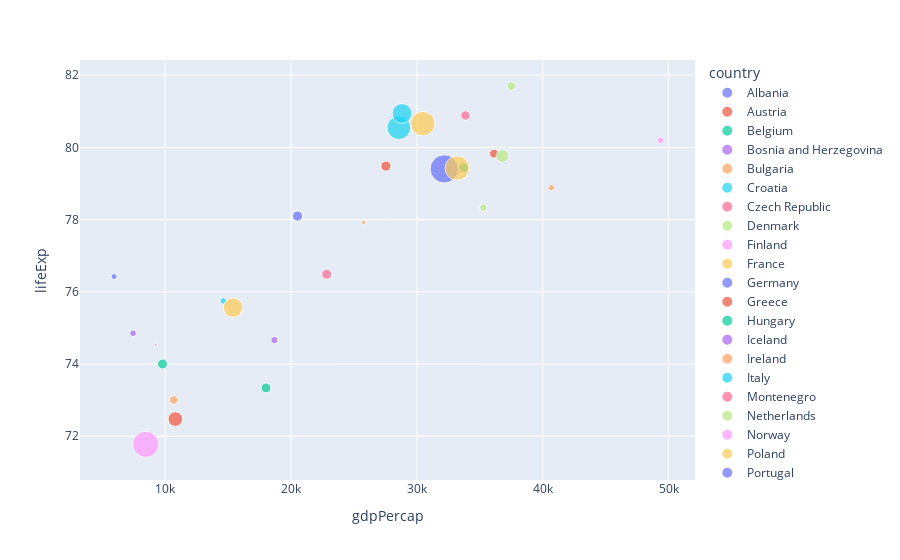

This figure's notebook cell:
### Code cell
fig: Figure = px.scatter(
    europe_data_2007,
    x="gdpPercap",
    y="lifeExp",
    size="pop",
    color="country",
    hover_name="country",
    log_x=False,
)
fig.show()

### Figure 1 — Plotly figure (JSON) as saved in the notebook; plotly's stock layout.template omitted (floating-point values rounded to 4 significant figures)
{"data": [{"hovertemplate": "<b>%{hovertext}</b><br><br>country=Albania<br>gdpPercap=%{x}<br>lifeExp=%{y}<br>pop=%{marker.size}<extra></extra>", "hovertext": ["Albania"], "legendgroup": "Albania", "marker": {"color": "#636efa", "size": [3600523], "sizemode": "area", "sizeref": 206000.0, "symbol": "circle"}, "mode": "markers", "name": "Albania", "orientation": "v", "showlegend": true, "type": "scatter", "x": [5937.0], "xaxis": "x", "y": [76.42], "yaxis": "y"}, {"hovertemplate": "<b>%{hovertext}</b><br><br>country=Austria<br>gdpPercap=%{x}<br>lifeExp=%{y}<br>pop=%{marker.size}<extra></extra>", "hovertext": ["Austria"], "legendgroup": "Austria", "marker": {"color": "#EF553B", "size": [8199783], "sizemode": "area", "sizeref": 206000.0, "symbol": "circle"}, "mode": "markers", "name": "Austria", "orientation": "v", "showlegend": true, "type": "scatter", "x": [36130.0], "xaxis": "x", "y": [79.83], "yaxis": "y"}, {"hovertemplate": "<b>%{hovertext}</b><br><br>country=Belgium<br>gdpPercap=%{x}<br>lifeExp=%{y}<br>pop=%{marker.size}<extra></extra>", "hovertext": ["Belgium"], "legendgroup": "Belgium", "marker": {"color": "#00cc96", "size": [10392226], "sizemode": "area", "sizeref": 206000.0, "symbol": "circle"}, "mode": "markers", "name": "Belgium", "orientation": "v", "showlegend": true, "type": "scatter", "x": [33690.0], "xaxis": "x", "y": [79.44], "yaxis": "y"}, {"hovertemplate": "<b>%{hovertext}</b><br><br>country=Bosnia and Herzegovina<br>gdpPercap=%{x}<br>lifeExp=%{y}<br>pop=%{marker.size}<extra></extra>", "hovertext": ["Bosnia and Herzegovina"], "legendgroup": "Bosnia and Herzegovina", "marker": {"color": "#ab63fa", "size": [4552198], "sizemode": "area", "sizeref": 206000.0, "symbol": "circle"}, "mode": "markers", "name": "Bosnia and Herzegovina", "orientation": "v", "showlegend": true, "type": "scatter", "x": [7446.0], "xaxis": "x", "y": [74.85], "yaxis": "y"}, {"hovertemplate": "<b>%{hovertext}</b><br><br>country=Bulgaria<br>gdpPercap=%{x}<br>lifeExp=%{y}<br>pop=%{marker.size}<extra></extra>", "hovertext": ["Bulgaria"], "legendgroup": "Bulgaria", "marker": {"color": "#FFA15A", "size": [7322858], "sizemode": "area", "sizeref": 206000.0, "symbol": "circle"}, "mode": "markers", "name": "Bulgaria", "orientation": "v", "showlegend": true, "type": "scatter", "x": [10680.0], "xaxis": "x", "y": [73.0], "yaxis": "y"}, {"hovertemplate": "<b>%{hovertext}</b><br><br>country=Croatia<br>gdpPercap=%{x}<br>lifeExp=%{y}<br>pop=%{marker.size}<extra></extra>", "hovertext": ["Croatia"], "legendgroup": "Croatia", "marker": {"color": "#19d3f3", "size": [4493312], "sizemode": "area", "sizeref": 206000.0, "symbol": "circle"}, "mode": "markers", "name": "Croatia", "orientation": "v", "showlegend": true, "type": "scatter", "x": [14620.0], "xaxis": "x", "y": [75.75], "yaxis": "y"}, {"hovertemplate": "<b>%{hovertext}</b><br><br>country=Czech Republic<br>gdpPercap=%{x}<br>lifeExp=%{y}<br>pop=%{marker.size}<extra></extra>", "hovertext": ["Czech Republic"], "legendgroup": "Czech Republic", "marker": {"color": "#FF6692", "size": [10228744], "sizemode": "area", "sizeref": 206000.0, "symbol": "circle"}, "mode": "markers", "name": "Czech Republic", "orientation": "v", "showlegend": true, "type": "scatter", "x": [22830.0], "xaxis": "x", "y": [76.49], "yaxis": "y"}, {"hovertemplate": "<b>%{hovertext}</b><br><br>country=Denmark<br>gdpPercap=%{x}<br>lifeExp=%{y}<br>pop=%{marker.size}<extra></extra>", "hovertext": ["Denmark"], "legendgroup": "Denmark", "marker": {"color": "#B6E880", "size": [5468120], "sizemode": "area", "sizeref": 206000.0, "symbol": "circle"}, "mode": "markers", "name": "Denmark", "orientation": "v", "showlegend": true, "type": "scatter", "x": [35280.0], "xaxis": "x", "y": [78.33], "yaxis": "y"}, {"hovertemplate": "<b>%{hovertext}</b><br><br>country=Finland<br>gdpPercap=%{x}<br>lifeExp=%{y}<br>pop=%{marker.size}<extra></extra>", "hovertext": ["Finland"], "legendgroup": "Finland", "marker": {"color": "#FF97FF", "size": [5238460], "sizemode": "area", "sizeref": 206000.0, "symbol": "circle"}, "mode": "markers", "name": "Finland", "orientation": "v", "showlegend": true, "type": "scatter", "x": [33210.0], "xaxis": "x", "y": [79.31], "yaxis": "y"}, {"hovertemplate": "<b>%{hovertext}</b><br><br>country=France<br>gdpPercap=%{x}<br>lifeExp=%{y}<br>pop=%{marker.size}<extra></extra>", "hovertext": ["France"], "legendgroup": "France", "marker": {"color": "#FECB52", "size": [61083916], "sizemode": "area", "sizeref": 206000.0, "symbol": "circle"}, "mode": "markers", "name": "France", "orientation": "v", "showlegend": true, "type": "scatter", "x": [30470.0], "xaxis": "x", "y": [80.66], "yaxis": "y"}, {"hovertemplate": "<b>%{hovertext}</b><br><br>country=Germany<br>gdpPercap=%{x}<br>lifeExp=%{y}<br>pop=%{marker.size}<extra></extra>", "hovertext": ["Germany"], "legendgroup": "Germany", "marker": {"color": "#636efa", "size": [82400996], "sizemode": "area", "sizeref": 206000.0, "symbol": "circle"}, "mode": "markers", "name": "Germany", "orientation": "v", "showlegend": true, "type": "scatter", "x": [32170.0], "xaxis": "x", "y": [79.41], "yaxis": "y"}, {"hovertemplate": "<b>%{hovertext}</b><br><br>country=Greece<br>gdpPercap=%{x}<br>lifeExp=%{y}<br>pop=%{marker.size}<extra></extra>", "hovertext": ["Greece"], "legendgroup": "Greece", "marker": {"color": "#EF553B", "size": [10706290], "sizemode": "area", "sizeref": 206000.0, "symbol": "circle"}, "mode": "markers", "name": "Greece", "orientation": "v", "showlegend": true, "type": "scatter", "x": [27540.0], "xaxis": "x", "y": [79.48], "yaxis": "y"}, {"hovertemplate": "<b>%{hovertext}</b><br><br>country=Hungary<br>gdpPercap=%{x}<br>lifeExp=%{y}<br>pop=%{marker.size}<extra></extra>", "hovertext": ["Hungary"], "legendgroup": "Hungary", "marker": {"color": "#00cc96", "size": [9956108], "sizemode": "area", "sizeref": 206000.0, "symbol": "circle"}, "mode": "markers", "name": "Hungary", "orientation": "v", "showlegend": true, "type": "scatter", "x": [18010.0], "xaxis": "x", "y": [73.34], "yaxis": "y"}, {"hovertemplate": "<b>%{hovertext}</b><br><br>country=Iceland<br>gdpPercap=%{x}<br>lifeExp=%{y}<br>pop=%{marker.size}<extra></extra>", "hovertext": ["Iceland"], "legendgroup": "Iceland", "marker": {"color": "#ab63fa", "size": [301931], "sizemode": "area", "sizeref": 206000.0, "symbol": "circle"}, "mode": "markers", "name": "Iceland", "orientation": "v", "showlegend": true, "type": "scatter", "x": [36180.0], "xaxis": "x", "y": [81.76], "yaxis": "y"}, {"hovertemplate": "<b>%{hovertext}</b><br><br>country=Ireland<br>gdpPercap=%{x}<br>lifeExp=%{y}<br>pop=%{marker.size}<extra></extra>", "hovertext": ["Ireland"], "legendgroup": "Ireland", "marker": {"color": "#FFA15A", "size": [4109086], "sizemode": "area", "sizeref": 206000.0, "symbol": "circle"}, "mode": "markers", "name": "Ireland", "orientation": "v", "showlegend": true, "type": "scatter", "x": [40680.0], "xaxis": "x", "y": [78.89], "yaxis": "y"}, {"hovertemplate": "<b>%{hovertext}</b><br><br>country=Italy<br>gdpPercap=%{x}<br>lifeExp=%{y}<br>pop=%{marker.size}<extra></extra>", "hovertext": ["Italy"], "legendgroup": "Italy", "marker": {"color": "#19d3f3", "size": [58147733], "sizemode": "area", "sizeref": 206000.0, "symbol": "circle"}, "mode": "markers", "name": "Italy", "orientation": "v", "showlegend": true, "type": "scatter", "x": [28570.0], "xaxis": "x", "y": [80.55], "yaxis": "y"}, {"hovertemplate": "<b>%{hovertext}</b><br><br>country=Montenegro<br>gdpPercap=%{x}<br>lifeExp=%{y}<br>pop=%{marker.size}<extra></extra>", "hovertext": ["Montenegro"], "legendgroup": "Montenegro", "marker": {"color": "#FF6692", "size": [684736], "sizemode": "area", "sizeref": 206000.0, "symbol": "circle"}, "mode": "markers", "name": "Montenegro", "orientation": "v", "showlegend": true, "type": "scatter", "x": [9254.0], "xaxis": "x", "y": [74.54], "yaxis": "y"}, {"hovertemplate": "<b>%{hovertext}</b><br><br>country=Netherlands<br>gdpPercap=%{x}<br>lifeExp=%{y}<br>pop=%{marker.size}<extra></extra>", "hovertext": ["Netherlands"], "legendgroup": "Netherlands", "marker": {"color": "#B6E880", "size": [16570613], "sizemode": "area", "sizeref": 206000.0, "symbol": "circle"}, "mode": "markers", "name": "Netherlands", "orientation": "v", "showlegend": true, "type": "scatter", "x": [36800.0], "xaxis": "x", "y": [79.76], "yaxis": "y"}, {"hovertemplate": "<b>%{hovertext}</b><br><br>country=Norway<br>gdpPercap=%{x}<br>lifeExp=%{y}<br>pop=%{marker.size}<extra></extra>", "hovertext": ["Norway"], "legendgroup": "Norway", "marker": {"color": "#FF97FF", "size": [4627926], "sizemode": "area", "sizeref": 206000.0, "symbol": "circle"}, "mode": "markers", "name": "Norway", "orientation": "v", "showlegend": true, "type": "scatter", "x": [49360.0], "xaxis": "x", "y": [80.2], "yaxis": "y"}, {"hovertemplate": "<b>%{hovertext}</b><br><br>country=Poland<br>gdpPercap=%{x}<br>lifeExp=%{y}<br>pop=%{marker.size}<extra></extra>", "hovertext": ["Poland"], "legendgroup": "Poland", "marker": {"color": "#FECB52", "size": [38518241], "sizemode": "area", "sizeref": 206000.0, "symbol": "circle"}, "mode": "markers", "name": "Poland", "orientation": "v", "showlegend": true, "type": "scatter", "x": [15390.0], "xaxis": "x", "y": [75.56], "yaxis": "y"}, {"hovertemplate": "<b>%{hovertext}</b><br><br>country=Portugal<br>gdpPercap=%{x}<br>lifeExp=%{y}<br>pop=%{marker.size}<extra></extra>", "hovertext": ["Portugal"], "legendgroup": "Portugal", "marker": {"color": "#636efa", "size": [10642836], "sizemode": "area", "sizeref": 206000.0, "symbol": "circle"}, "mode": "markers", "name": "Portugal", "orientation": "v", "showlegend": true, "type": "scatter", "x": [20510.0], "xaxis": "x", "y": [78.1], "yaxis": "y"}, {"hovertemplate": "<b>%{hovertext}</b><br><br>country=Romania<br>gdpPercap=%{x}<br>lifeExp=%{y}<br>pop=%{marker.size}<extra></extra>", "hovertext": ["Romania"], "legendgroup": "Romania", "marker": {"color": "#EF553B", "size": [22276056], "sizemode": "area", "sizeref": 206000.0, "symbol": "circle"}, "mode": "markers", "name": "Romania", "orientation": "v", "showlegend": true, "type": "scatter", "x": [10810.0], "xaxis": "x", "y": [72.48], "yaxis": "y"}, {"hovertemplate": "<b>%{hovertext}</b><br><br>country=Serbia<br>gdpPercap=%{x}<br>lifeExp=%{y}<br>pop=%{marker.size}<extra></extra>", "hovertext": ["Serbia"], "legendgroup": "Serbia", "marker": {"color": "#00cc96", "size": [10150265], "sizemode": "area", "sizeref": 206000.0, "symbol": "circle"}, "mode": "markers", "name": "Serbia", "orientation": "v", "showlegend": true, "type": "scatter", "x": [9787.0], "xaxis": "x", "y": [74.0], "yaxis": "y"}, {"hovertemplate": "<b>%{hovertext}</b><br><br>country=Slovak Republic<br>gdpPercap=%{x}<br>lifeExp=%{y}<br>pop=%{marker.size}<extra></extra>", "hovertext": ["Slovak Republic"], "legendgroup": "Slovak Republic", "marker": {"color": "#ab63fa", "size": [5447502], "sizemode": "area", "sizeref": 206000.0, "symbol": "circle"}, "mode": "markers", "name": "Slovak Republic", "orientation": "v", "showlegend": true, "type": "scatter", "x": [18680.0], "xaxis": "x", "y": [74.66], "yaxis": "y"}, {"hovertemplate": "<b>%{hovertext}</b><br><br>country=Slovenia<br>gdpPercap=%{x}<br>lifeExp=%{y}<br>pop=%{marker.size}<extra></extra>", "hovertext": ["Slovenia"], "legendgroup": "Slovenia", "marker": {"color": "#FFA15A", "size": [2009245], "sizemode": "area", "sizeref": 206000.0, "symbol": "circle"}, "mode": "markers", "name": "Slovenia", "orientation": "v", "showlegend": true, "type": "scatter", "x": [25770.0], "xaxis": "x", "y": [77.93], "yaxis": "y"}, {"hovertemplate": "<b>%{hovertext}</b><br><br>country=Spain<br>gdpPercap=%{x}<br>lifeExp=%{y}<br>pop=%{marker.size}<extra></extra>", "hovertext": ["Spain"], "legendgroup": "Spain", "marker": {"color": "#19d3f3", "size": [40448191], "sizemode": "area", "sizeref": 206000.0, "symbol": "circle"}, "mode": "markers", "name": "Spain", "orientation": "v", "showlegend": true, "type": "scatter", "x": [28820.0], "xaxis": "x", "y": [80.94], "yaxis": "y"}, {"hovertemplate": "<b>%{hovertext}</b><br><br>country=Sweden<br>gdpPercap=%{x}<br>lifeExp=%{y}<br>pop=%{marker.size}<extra></extra>", "hovertext": ["Sweden"], "legendgroup": "Sweden", "marker": {"color": "#FF6692", "size": [9031088], "sizemode": "area", "sizeref": 206000.0, "symbol": "circle"}, "mode": "markers", "name": "Sweden", "orientation": "v", "showlegend": true, "type": "scatter", "x": [33860.0], "xaxis": "x", "y": [80.88], "yaxis": "y"}, {"hovertemplate": "<b>%{hovertext}</b><br><br>country=Switzerland<br>gdpPercap=%{x}<br>lifeExp=%{y}<br>pop=%{marker.size}<extra></extra>", "hovertext": ["Switzerland"], "legendgroup": "Switzerland", "marker": {"color": "#B6E880", "size": [7554661], "sizemode": "area", "sizeref": 206000.0, "symbol": "circle"}, "mode": "markers", "name": "Switzerland", "orientation": "v", "showlegend": true, "type": "scatter", "x": [37510.0], "xaxis": "x", "y": [81.7], "yaxis": "y"}, {"hovertemplate": "<b>%{hovertext}</b><br><br>country=Turkey<br>gdpPercap=%{x}<br>lifeExp=%{y}<br>pop=%{marker.size}<extra></extra>", "hovertext": ["Turkey"], "legendgroup": "Turkey", "marker": {"color": "#FF97FF", "size": [71158647], "sizemode": "area", "sizeref": 206000.0, "symbol": "circle"}, "mode": "markers", "name": "Turkey", "orientation": "v", "showlegend": true, "type": "scatter", "x": [8458.0], "xaxis": "x", "y": [71.78], "yaxis": "y"}, {"hovertemplate": "<b>%{hovertext}</b><br><br>country=United Kingdom<br>gdpPercap=%{x}<br>lifeExp=%{y}<br>pop=%{marker.size}<extra></extra>", "hovertext": ["United Kingdom"], "legendgroup": "United Kingdom", "marker": {"color": "#FECB52", "size": [60776238], "sizemode": "area", "sizeref": 206000.0, "symbol": "circle"}, "mode": "markers", "name": "United Kingdom", "orientation": "v", "showlegend": true, "type": "scatter", "x": [33200.0], "xaxis": "x", "y": [79.42], "yaxis": "y"}], "layout": {"legend": {"itemsizing": "constant", "title": {"text": "country"}, "tracegroupgap": 0}, "margin": {"t": 60}, "xaxis": {"anchor": "y", "domain": [0, 1], "title": {"text": "gdpPercap"}}, "yaxis": {"anchor": "x", "domain": [0, 1], "title": {"text": "lifeExp"}}}}
